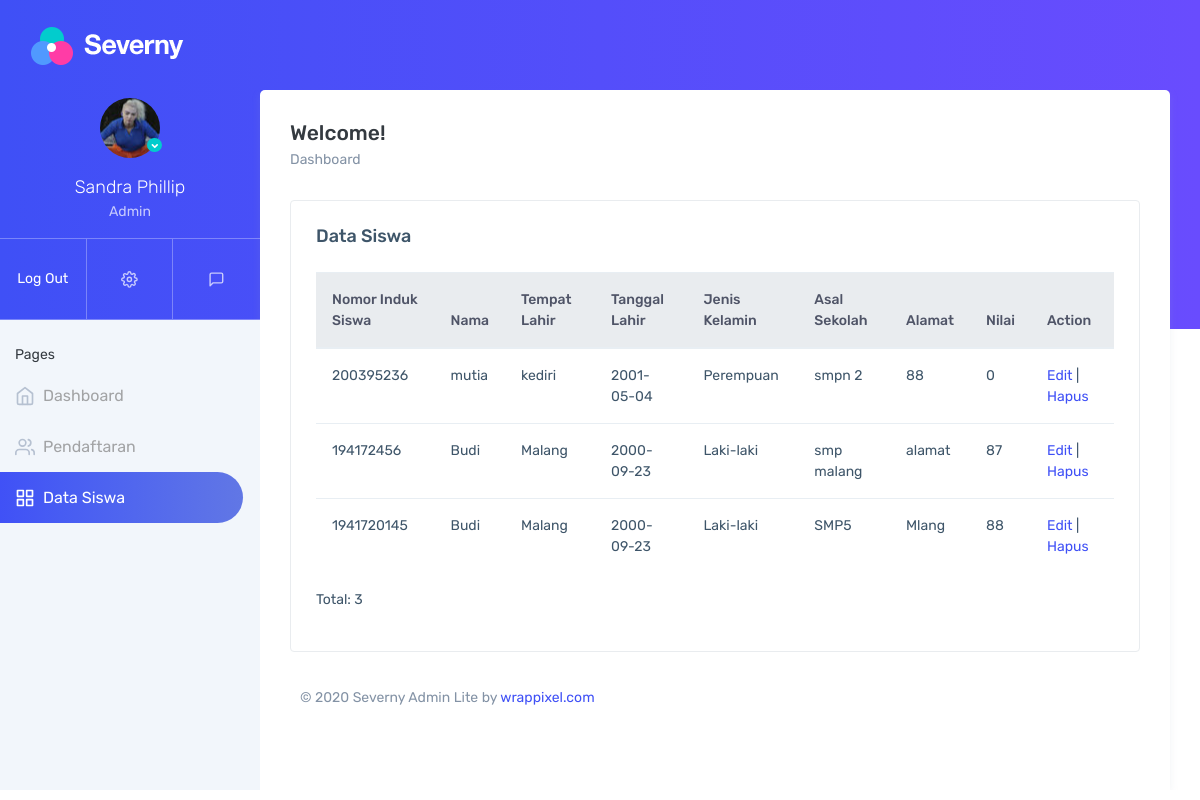
Screenshot of /pages/user.php with the database file from the repository.
### tables this page shows
CREATE TABLE `calon_siswa` (
  `nis` int(11) NOT NULL,
  `nama` varchar(255) NOT NULL,
  `tempat_lahir` varchar(255) NOT NULL,
  `tgl_lahir` date NOT NULL,
  `jenis_kelamin` varchar(16) NOT NULL,
  `asal_sekolah` varchar(64) NOT NULL,
  `nilai` int(11) NOT NULL,
  `alamat` varchar(255) NOT NULL,
  `status` varchar(100) DEFAULT NULL
);

### pages/user.php (the view, shortened to what this page needs)
<!DOCTYPE html>
<html dir="ltr" lang="en">
<head>
    <link href="../assets/libs/chartist/dist/chartist.min.css" rel="stylesheet">
    <link href="../assets/extra-libs/c3/c3.min.css" rel="stylesheet">
    <link href="../dist/css/style.min.css" rel="stylesheet">
</head>
<body>
    <div id="main-wrapper" data-theme="light" data-layout="vertical" data-navbarbg="skin1" data-sidebartype="full"
        data-sidebar-position="absolute" data-header-position="relative" data-boxed-layout="full">
        <header class="topbar" data-navbarbg="skin1">
            <nav class="navbar top-navbar navbar-expand-md navbar-dark">
                <div class="navbar-header">
                    <div class="navbar-brand">
                        <a href="dashboard.html">
                            <b class="logo-icon">
                                <img src="../assets/images/logo-icon.png" alt="homepage" class="light-logo" />
                            </b>
                            <span class="logo-text">
                                <img src="../assets/images/logo-light-text.png" class="light-logo" alt="homepage" />
                            </span>
                        </a>
                    </div>
                </div>
            </nav>
        </header>
        <aside class="left-sidebar" data-sidebarbg="skin6">
            <div class="user-profile text-center pt-2">
                <div class="d-flex align-items-center justify-content-center pb-3">
                    <div class="dropdown sub-dropdown">
                        <button class="btn profile-pic rounded-circle position-relative" type="button"
                            id="dropdownMenuButton" data-toggle="dropdown" aria-haspopup="true" aria-expanded="false">
                            <span class="badge rounded-circle badge-success profile-dd text-center"><i
                                    class="fas fa-angle-down"></i></span>
                        </button>
                    </div>
                </div>
                <div class="profile-section">
                    <p class="font-weight-light mb-0 font-18">Sandra Phillip</p>
                    <span class="op-7 font-14">Admin</span>
                    <div class="row border-top border-bottom mt-3 no-gutters">
                        <div class="col-4 border-right">
                        <a class="p-3 d-block menubar-height" href="login.php" id="bell"
                                data-display="static" role="button" data-toggle="dropdown" aria-haspopup="true"
                                aria-expanded="false">
                                <span>Log Out</i></span>
                            </a>
                        </div>
                        <div class="col-4 border-right">
                            <a class="p-3 d-block menubar-height" id="bottom-sidebar" href="javascript:void(0)"
                                role="button">
                                <span><i data-feather="settings" class="svg-icon op-7"></i></span>
                            </a>
                        </div>
                        <div class="col-4">
                            <a class="p-3 d-block menubar-height" href="javascript:void(0)" role="button"
                                data-display="static" data-toggle="dropdown" aria-haspopup="true" aria-expanded="false">
                                <span><i data-feather="message-square" class="svg-icon op-7"></i></span>
                            </a>
                        </div>
                    </div>
                </div>
            </div>
            <div class="scroll-sidebar" data-sidebarbg="skin6">
                <nav class="sidebar-nav">
                    <ul id="sidebarnav">
                        <li class="nav-small-cap"><span class="hide-menu">Pages</span></li>
                        <li class="sidebar-item">
                            <a class="sidebar-link sidebar-link" href="beranda.php" aria-expanded="false">
                                <i data-feather="home" class="feather-icon"></i>
                                <span class="hide-menu">Dashboard</span>
                            </a>
                        </li>
                        <li class="sidebar-item">
                            <a class="sidebar-link sidebar-link" href="siswa.php" aria-expanded="false">
                                <i data-feather="users" class="feather-icon"></i>
                                <span class="hide-menu">Pendaftaran</span>
                            </a>
                        </li>
                        <li class="sidebar-item">
                            <a class="sidebar-link sidebar-link" href="user.php" aria-expanded="false">
                                <i data-feather="grid" class="feather-icon"></i>
                                <span class="hide-menu">Data Siswa</span>
                            </a>
                        </li>
                    </ul>
                </nav>
            </div>
        </aside>
        <div class="page-wrapper">
            <div class="page-breadcrumb">
                <div class="row">
                    <div class="col-7 align-self-center">
                        <h3 class="page-title text-truncate text-dark font-weight-medium mb-1">Welcome!</h3>
                        <div class="d-flex align-items-center">
                            <nav aria-label="breadcrumb">
                                <ol class="breadcrumb m-0 p-0">
                                    <li class="breadcrumb-item"><a href="pages/beranda.php" class="text-muted">Dashboard</a>
                                    </li>
                                </ol>
                            </nav>
                        </div>
                    </div>
                </div>
            </div>
            <div class="container-fluid">
                <div class="row">
                    <div class="col-12">
                        <div class="card">
                            <div class="card-body">
                                <h4 class="card-title mb-4">Data Siswa</h4>
                                <div class="table-responsive">
                                    <table class="table no-wrap v-middle mb-0">
                                        <thead>
										<div class="col-12">
                            <div class="table-responsive">
                                <table class="table">
                                    <thead class="thead-light">
                                    <tr>
                                            <th scope="col">Nomor Induk Siswa</th>
                                            <th scope="col">Nama</th>
                                            <th scope="col">Tempat Lahir</th>
                                            <th scope="col">Tanggal Lahir</th>
                                            <th scope="col">Jenis Kelamin</th>
                                            <th scope="col">Asal Sekolah</th>
                                            <th scope="col">Alamat</th>
                                            <th scope="col">Nilai</th>
                                            <th scope="col">Action</th>
                                        </tr>
                                        <tbody>
<?php
include ('../config.php');
$sql = "SELECT * FROM calon_siswa ORDER BY nilai";
$query = mysqli_query($db, $sql);
while($siswa = mysqli_fetch_array($query)){
    echo "<tr>";
    echo "<td>".$siswa['nis']."</td>";
    echo "<td>".$siswa['nama']."</td>";
    echo "<td>".$siswa['tempat_lahir']."</td>";
    echo "<td>".$siswa['tgl_lahir']."</td>";
    echo "<td>".$siswa['jenis_kelamin']."</td>";
    echo "<td>".$siswa['asal_sekolah']."</td>";
    echo "<td>".$siswa['alamat']."</td>";
    echo "<td>".$siswa['nilai']."</td>";
    echo "<td>";
    echo "<a href='siswa-edit.php?id=".$siswa['id']."'>Edit</a> | ";
    echo "<a href='../proses/siswa-hapus-proses.php?id=".$siswa['id']."'>Hapus</a>";
    echo "</td>";
    echo "</tr>";
}
?>
</tbody>
</table>
<p>Total: <?php echo mysqli_num_rows($query) ?></p>
                                    </thead>
                                </table>
                            </div>
                        </div>
                    </div>
            </div>
            <footer class="footer text-center text-muted"> © 2020 Severny Admin Lite by <a
                    href="https://www.wrappixel.com/">wrappixel.com</a> </footer>
        </div>
    </div>
</body>
</html>

### rows the page displays
calon_siswa: nis "200395236", nama "mutia", tempat_lahir "kediri", tgl_lahir "2001-05-04", jenis_kelamin "Perempuan", asal_sekolah "smpn 2", alamat "88", nilai "0"
calon_siswa: nis "194172456", nama "Budi", tempat_lahir "Malang", tgl_lahir "2000-09-23", jenis_kelamin "Laki-laki", asal_sekolah "smp malang", alamat "alamat", nilai "87"
calon_siswa: nis "1941720145", nama "Budi", tempat_lahir "Malang", tgl_lahir "2000-09-23", jenis_kelamin "Laki-laki", asal_sekolah "SMP5", alamat "Mlang", nilai "88"

### other values shown
mysqli_num_rows($query) "3"
